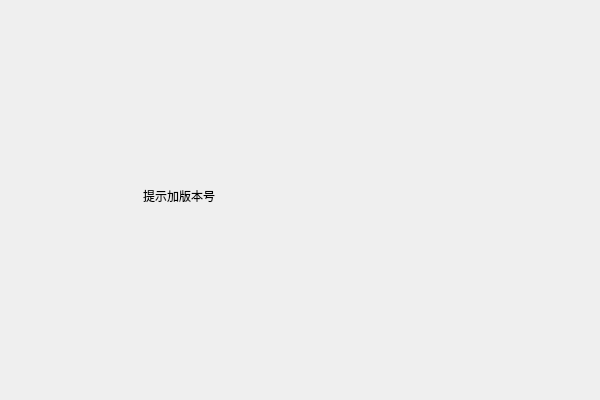
<?xml version="1.0" encoding="UTF-8"?>
<ui version="4.0">
 <class>CustomMenuClass</class>
 <widget class="QMainWindow" name="CustomMenuClass">
  <property name="geometry">
   <rect>
    <x>0</x>
    <y>0</y>
    <width>600</width>
    <height>400</height>
   </rect>
  </property>
  <property name="font">
   <font>
    <family>Agency FB</family>
   </font>
  </property>
  <property name="windowTitle">
   <string>CustomMenu</string>
  </property>
  <property name="styleSheet">
   <string notr="true"/>
  </property>
  <widget class="QWidget" name="centralWidget">
   <widget class="QLabel" name="label">
    <property name="geometry">
     <rect>
      <x>140</x>
      <y>140</y>
      <width>401</width>
      <height>111</height>
     </rect>
    </property>
    <property name="styleSheet">
     <string notr="true">font: 36pt &quot;微软雅黑&quot;;
</string>
    </property>
    <property name="text">
     <string> 提示加版本号</string>
    </property>
   </widget>
  </widget>
 </widget>
 <layoutdefault spacing="6" margin="11"/>
 <resources>
  <include location="CustomMenu.qrc"/>
 </resources>
 <connections>
  <connection>
   <sender>label</sender>
   <signal>linkActivated(QString)</signal>
   <receiver>CustomMenuClass</receiver>
   <slot>close()</slot>
   <hints>
    <hint type="sourcelabel">
     <x>120</x>
     <y>95</y>
    </hint>
    <hint type="destinationlabel">
     <x>299</x>
     <y>199</y>
    </hint>
   </hints>
  </connection>
 </connections>
</ui>
